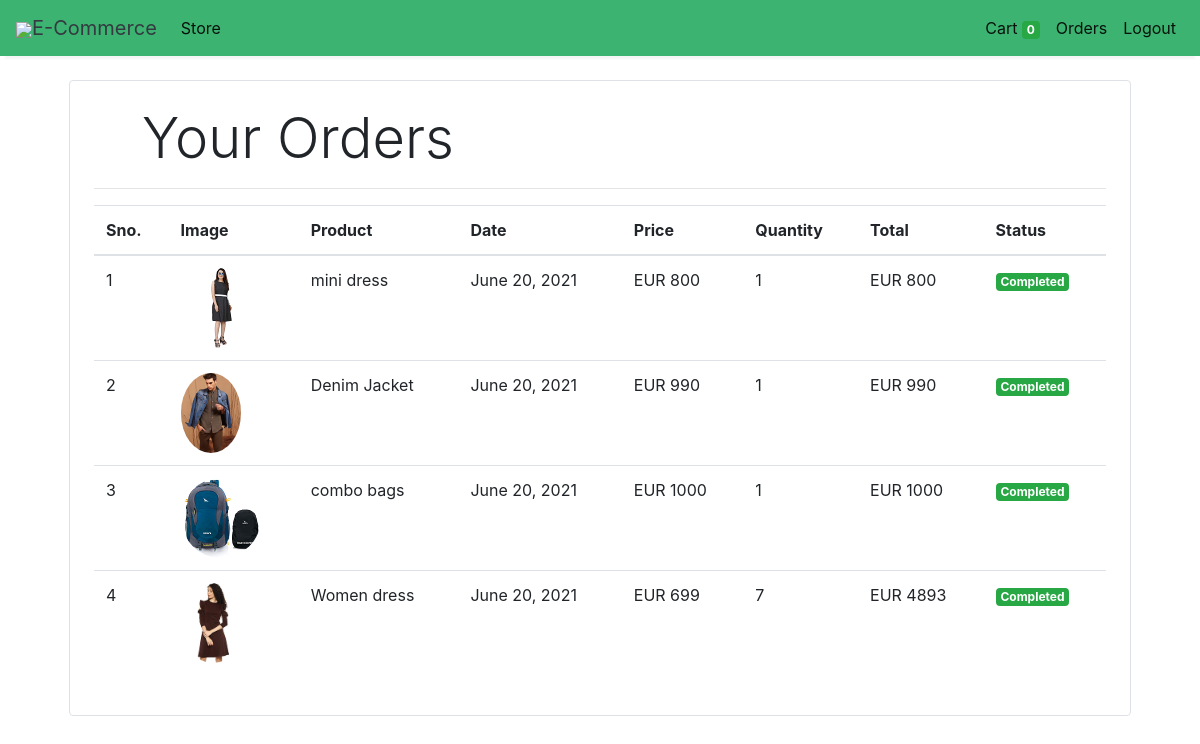
Screenshot of /orders (signed in) with the database file from the repository.
### store/models/orders.py (models this page shows, shortened)
class Order(models.Model):
    product = models.ForeignKey(Products,
                                on_delete=models.CASCADE)
    customer = models.ForeignKey(Customer,
                                 on_delete=models.CASCADE)
    quantity = models.IntegerField(default=1)
    price = models.IntegerField()
    address = models.CharField (max_length=50, default='', blank=True)
    phone = models.CharField (max_length=50, default='', blank=True)
    date = models.DateField (default=datetime.datetime.today)
    status = models.BooleanField (default=False)
    @staticmethod
    def get_orders_by_customer(customer_id):
        return Order.objects.filter(customer=customer_id).order_by('-date')

### store/models/product.py (models this page shows, shortened)
class Products(models.Model):
    name = models.CharField(max_length=60)
    price= models.IntegerField(default=0)
    category= models.ForeignKey(Category,on_delete=models.CASCADE,default=1 )
    description= models.CharField(max_length=250, default='', blank=True, null= True)
    image= models.ImageField(upload_to='uploads/products/')

### store/middlewares/auth.py (the view)
    def middleware(request):
        print(request.session.get('customer'))
        returnUrl = request.META['PATH_INFO']
        print(request.META['PATH_INFO'])
        if not request.session.get('customer'):
           return redirect(f'login?return_url={returnUrl}')
        response = get_response(request)
        return response

### store/templatetags/custom_filter.py (called while the page is built)
@register.filter(name='currency')
def currency(number):
    return "EUR "+str(number)

@register.filter(name='multiply')
def multiply(number , number1):
    return number * number1

### store/views/orders.py (called while the page is built)
    def get(self , request ):
        customer = request.session.get('customer')
        orders = Order.get_orders_by_customer(customer)
        print(orders)
        return render(request , 'orders.html'  , {'orders' : orders})

### store/templates/orders.html
{% extends 'base.html' %}
{% block content %}
{% load cart %}
{% load custom_filter %}
<div class="container">
   <div class="border rounded p-4 m-4">
        <p class="display-4 pl-4 ml-4">Your Orders</p>
        <hr>
        <table class="table">
            <thead>
                <tr>
                    <th>Sno.</th>
                    <th>Image</th>
                    <th>Product</th>
                    <th>Date</th>
                    <th>Price</th>
                    <th>Quantity</th>
                    <th>Total</th>
                    <th>Status</th>
                </tr>
            </thead>
            <tbody>
                {% for order in orders %}
                <tr>
                    <td>{{forloop.counter}}</td>
                    <td><img style="height: 80px;" class="rounded-circle" src="{{order.product.image.url}}" alt=""></td>
                    <td>{{order.product.name}}</td>
                    <td>{{order.date}}</td>
                    <td>{{order.price|currency}}</td>
                    <td>{{order.quantity}}</td>
                    <td>{{order.quantity|multiply:order.price|currency}}</td>
                    {% if order.status %}
                    <td><small class="badge badge-success">Completed</small></td>
                    {%else%}
                    <td><small class="badge badge-warning">Pending</small></td>
                    {% endif %}
                </tr>
                {% endfor %}
            </tbody>
        </table>
   </div>
</div>
{% endblock %}

### store/templates/base.html (shortened to what this page needs)
<!doctype html>
<html lang="en">
<head>
  <link rel="stylesheet" href="https://maxcdn.bootstrapcdn.com/bootstrap/4.0.0/css/bootstrap.min.css"
>
</head>
<body>
<nav class="one-edge-shadow
  navbar navbar-light
  sticky-top navbar
  navbar-expand-lg
  text-white">
    <a class="navbar-brand ms-3 text-dark " href="/">
    <link rel="stylesheet" href="https://use.fontawesome.com/releases/v5.7.0/css/all.css">
    <img src="https://www.freepnglogos.com/uploads/shopping-cart-png/shopping-cart-svg-png-icon-download-28.png" style="width:50px;height:50px,color:text-light;">E-Commerce</a>
    <div class="collapse navbar-collapse" id="navbarSupportedContent">
      <ul class="navbar-nav mr-auto">
        <li class="nav-item active">
          <a class="nav-link" href="/store">Store <span class="sr-only">(current)</span></a>
        </li>
          </ul>
      <ul class=" navbar-nav my-2 my-lg-0">
        <li class="nav-item active">
          <a class="nav-link" href="/cart">Cart
            <span class="badge badge-success">{{request.session.cart.keys|length}}</span>
            <span class="sr-only">(current)</span></a>
        </li>
        {% if request.session.customer %}
        <li class="nav-item active ">
          <a class="nav-link" href="/orders">Orders<span class="sr-only">(current)</span></a>
        </li>
        <li class="nav-item active ">
          <a class="nav-link" href="/logout">Logout<span class="sr-only">(current)</span></a>
        </li>
        {% endif %}
      </ul>
    </div>
  </nav>
  {% block content %}{% endblock %}
</body>
</html>

### store/templates/base.html (style rules this page uses)
nav { background-color: mediumseagreen; }
.one-edge-shadow { box-shadow: 0 8px 2px -5px rgb(246, 245, 245); }

### rows the page displays
Order: product.image (picture), product.name "mini dress", date "June 20, 2021", price "EUR 800", quantity "1", quantity|multiply "EUR 800", status "Completed"
Order: product.image (picture), product.name "Denim Jacket", date "June 20, 2021", price "EUR 990", quantity "1", quantity|multiply "EUR 990", status "Completed"
Order: product.image (picture), product.name "combo bags", date "June 20, 2021", price "EUR 1000", quantity "1", quantity|multiply "EUR 1000", status "Completed"
Order: product.image (picture), product.name "Women dress", date "June 20, 2021", price "EUR 699", quantity "7", quantity|multiply "EUR 4893", status "Completed"

### other values shown
{{ request.session.cart.keys|length }} "0"
